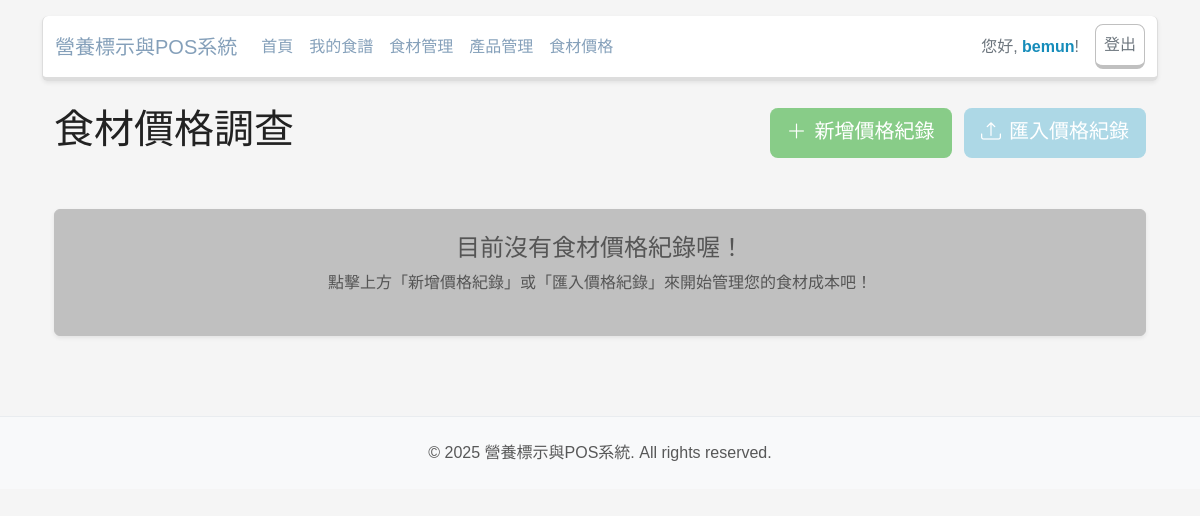
Page /pricing/ (signed in) on the earlier database version.
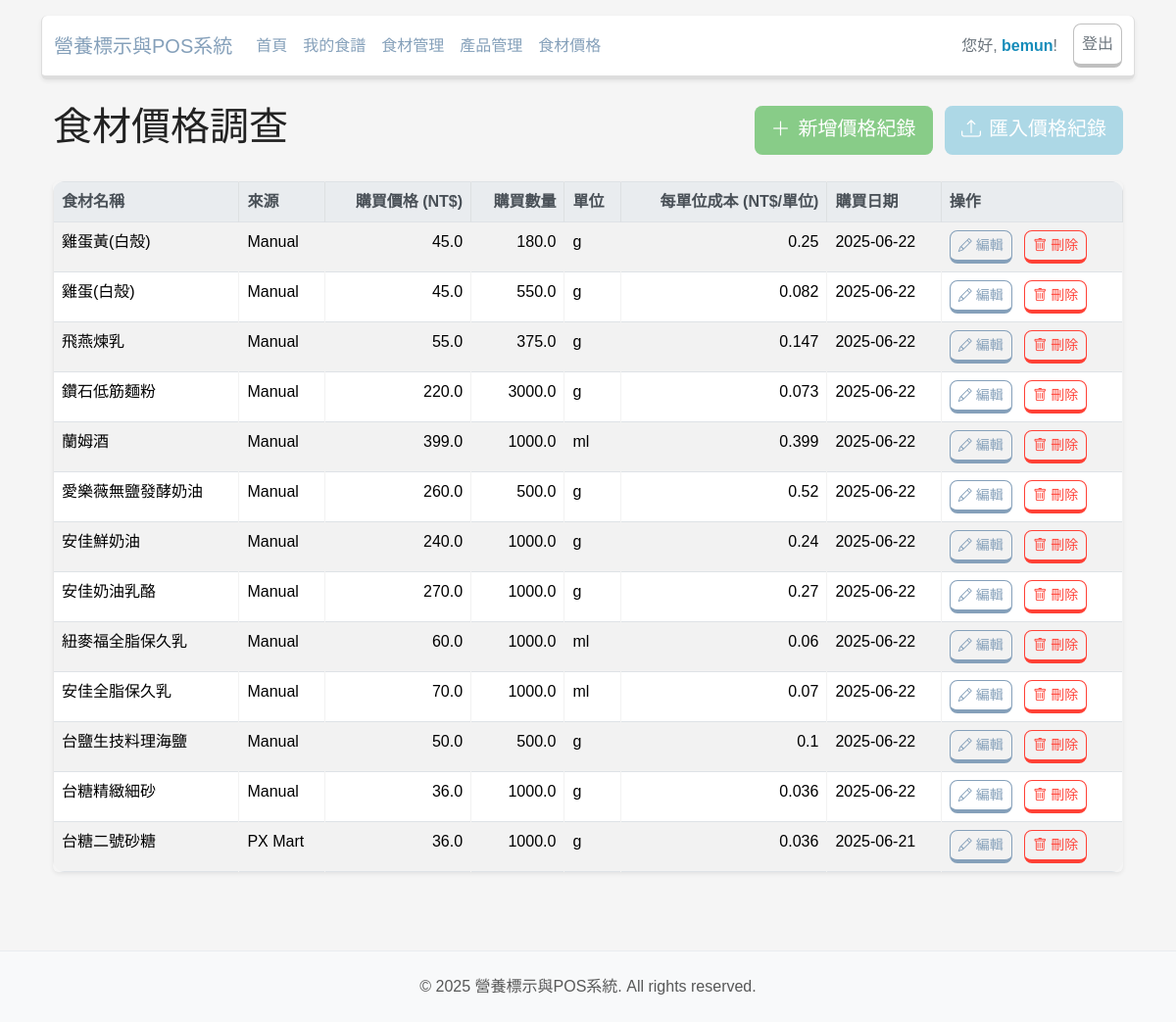
Same page on the later database version.
### app/models.py (models this page shows, shortened)
class IngredientPrice(db.Model):
    __tablename__ = 'ingredient_prices'
    id = db.Column(db.Integer, primary_key=True)
    ingredient_id = db.Column(db.Integer, db.ForeignKey('ingredients.id'), nullable=False)
    user_id = db.Column(db.Integer, db.ForeignKey('users.id'), nullable=False)
    source = db.Column(db.String(64), nullable=False, default='Manual')
    price = db.Column(db.Float, nullable=False)
    quantity = db.Column(db.Float, nullable=False)
    unit = db.Column(db.String(16), nullable=False, default='g')
    purchase_date = db.Column(db.DateTime(timezone=True), server_default=func.now())
    created_at = db.Column(db.DateTime(timezone=True), server_default=func.now())
    updated_at = db.Column(db.DateTime(timezone=True), onupdate=func.now())
    ingredient = db.relationship('Ingredient', back_populates='prices')
    user = db.relationship('User', back_populates='ingredient_prices')
    def calculate_cost_per_gram(self):
        if self.quantity and self.quantity > 0:
            converted_quantity_base_unit = self.quantity
            unit_lower = self.unit.lower()
            if unit_lower == 'kg' or unit_lower == '公斤':
                converted_quantity_base_unit *= 1000
            elif unit_lower == 'l' or unit_lower == '公升':
                converted_quantity_base_unit *= 1000
            elif unit_lower == 'ml' or unit_lower == '毫升':
                pass
            return self.price / converted_quantity_base_unit
        return 0

class Ingredient(db.Model):
    __tablename__ = 'ingredients'
    id = db.Column(db.Integer, primary_key=True)
    food_name = db.Column(db.String(128), nullable=False, index=True)
    source = db.Column(db.String(16), nullable=False, default='USER')
    created_at = db.Column(db.DateTime(timezone=True), server_default=func.now())
    updated_at = db.Column(db.DateTime(timezone=True), onupdate=func.now())
    user_id = db.Column(db.Integer, db.ForeignKey('users.id'))
    creator = db.relationship('User', back_populates='ingredients')
    tfda_id = db.Column(db.String(64), unique=True, nullable=True, index=True)
    cost_per_unit = db.Column(db.Float, nullable=False, default=0)
    unit_name = db.Column(db.String(16), default='g')
    prices = db.relationship('IngredientPrice', back_populates='ingredient', lazy='dynamic', cascade="all, delete-orphan")
    calories_kcal = db.Column(db.Float, default=0)
    protein_g = db.Column(db.Float, default=0)
    fat_g = db.Column(db.Float, default=0)
    saturated_fat_g = db.Column(db.Float, default=0)
    trans_fat_g = db.Column(db.Float, default=0)
    carbohydrate_g = db.Column(db.Float, default=0)
    sugar_g = db.Column(db.Float, default=0)
    sodium_mg = db.Column(db.Float, default=0)

### app/pricing/routes.py (the view)
@bp.route('/')
@login_required
def index():
    prices = IngredientPrice.query.filter_by(user=current_user).order_by(IngredientPrice.purchase_date.desc()).all()
    return render_template('pricing/index.html', title='食材價格調查', prices=prices)

### app/models.py (called while the page is built)
@login.user_loader
def load_user(id):
    return User.query.get(int(id))

### app/templates/pricing/index.html
{% extends "base.html" %}
{% block content %}
<div class="container">
    <div class="d-flex justify-content-between align-items-center mb-4">
        <h1>{{ title }}</h1>
        <div>
            <a href="{{ url_for('pricing.add_price') }}" class="btn btn-success btn-lg me-2">
                <i class="bi bi-plus-lg me-2"></i>新增價格紀錄
            </a>
            <a href="{{ url_for('pricing.upload_prices') }}" class="btn btn-info btn-lg">
                <i class="bi bi-upload me-2"></i>匯入價格紀錄
            </a>
        </div>
    </div>
    {% if prices %}
        <div class="table-responsive shadow-sm rounded">
            <table class="table table-striped table-hover table-bordered mb-0">
                <thead>
                    <tr>
                        <th>食材名稱</th>
                        <th>來源</th>
                        <th class="text-end">購買價格 (NT$)</th>
                        <th class="text-end">購買數量</th>
                        <th>單位</th>
                        <th class="text-end">每單位成本 (NT$/單位)</th>
                        <th>購買日期</th>
                        <th>操作</th>
                    </tr>
                </thead>
                <tbody>
                    {% for price in prices %}
                    <tr>
                        <td>{{ price.ingredient.food_name }}</td>
                        <td>{{ price.source }}</td>
                        <td class="text-end">{{ price.price | round(2) }}</td>
                        <td class="text-end">{{ price.quantity | round(3) }}</td>
                        <td>{{ price.unit }}</td>
                        <td class="text-end">{{ price.calculate_cost_per_gram() | round(3) }}</td>
                        <td>{{ price.purchase_date.strftime('%Y-%m-%d') }}</td>
                        <td>
                            <a href="{{ url_for('pricing.edit_price', price_id=price.id) }}" class="btn btn-sm btn-outline-primary me-2">
                                <i class="bi bi-pencil me-1"></i>編輯
                            </a>
                            <form action="{{ url_for('pricing.delete_price', price_id=price.id) }}" method="post" onsubmit="return confirm('確定要刪除這筆價格紀錄嗎？');" class="d-inline">
                                <button type="submit" class="btn btn-sm btn-outline-danger">
                                    <i class="bi bi-trash me-1"></i>刪除
                                </button>
                            </form>
                        </td>
                    </tr>
                    {% endfor %}
                </tbody>
            </table>
        </div>
    {% else %}
        <div class="alert alert-secondary mt-5 text-center p-4 rounded shadow-sm">
            <h4 class="alert-heading">目前沒有食材價格紀錄喔！</h4>
            <p>點擊上方「新增價格紀錄」或「匯入價格紀錄」來開始管理您的食材成本吧！</p>
        </div>
    {% endif %}
</div>
{% endblock %}

Differences in the rows shown:
added IngredientPrice: ingredient.food_name "雞蛋黃(白殼)", source "Manual", price "45.0", quantity "180.0", unit "g", calculate_cost_per_gram "0.25", purchase_date "2025-06-22"
added IngredientPrice: ingredient.food_name "雞蛋(白殼)", source "Manual", price "45.0", quantity "550.0", unit "g", calculate_cost_per_gram "0.082", purchase_date "2025-06-22"
added IngredientPrice: ingredient.food_name "飛燕煉乳", source "Manual", price "55.0", quantity "375.0", unit "g", calculate_cost_per_gram "0.147", purchase_date "2025-06-22"
added IngredientPrice: ingredient.food_name "鑽石低筋麵粉", source "Manual", price "220.0", quantity "3000.0", unit "g", calculate_cost_per_gram "0.073", purchase_date "2025-06-22"
added IngredientPrice: ingredient.food_name "蘭姆酒", source "Manual", price "399.0", quantity "1000.0", unit "ml", calculate_cost_per_gram "0.399", purchase_date "2025-06-22"
added IngredientPrice: ingredient.food_name "愛樂薇無鹽發酵奶油", source "Manual", price "260.0", quantity "500.0", unit "g", calculate_cost_per_gram "0.52", purchase_date "2025-06-22"
added IngredientPrice: ingredient.food_name "安佳鮮奶油", source "Manual", price "240.0", quantity "1000.0", unit "g", calculate_cost_per_gram "0.24", purchase_date "2025-06-22"
added IngredientPrice: ingredient.food_name "安佳奶油乳酪", source "Manual", price "270.0", quantity "1000.0", unit "g", calculate_cost_per_gram "0.27", purchase_date "2025-06-22"
added IngredientPrice: ingredient.food_name "紐麥福全脂保久乳", source "Manual", price "60.0", quantity "1000.0", unit "ml", calculate_cost_per_gram "0.06", purchase_date "2025-06-22"
added IngredientPrice: ingredient.food_name "安佳全脂保久乳", source "Manual", price "70.0", quantity "1000.0", unit "ml", calculate_cost_per_gram "0.07", purchase_date "2025-06-22"
added IngredientPrice: ingredient.food_name "台鹽生技料理海鹽", source "Manual", price "50.0", quantity "500.0", unit "g", calculate_cost_per_gram "0.1", purchase_date "2025-06-22"
added IngredientPrice: ingredient.food_name "台糖精緻細砂", source "Manual", price "36.0", quantity "1000.0", unit "g", calculate_cost_per_gram "0.036", purchase_date "2025-06-22"
added IngredientPrice: ingredient.food_name "台糖二號砂糖", source "PX Mart", price "36.0", quantity "1000.0", unit "g", calculate_cost_per_gram "0.036", purchase_date "2025-06-21"
Other differences:
text no longer shown: "目前沒有食材價格紀錄喔！ 點擊上方「新增價格紀錄」或「匯入價格紀錄」來開始管理您的食材成本吧！"
text now shown: "食材名稱 來源 購買價格 (NT$) 購買數量 單位 每單位成本 (NT$/單位) 購買日期 操作"
